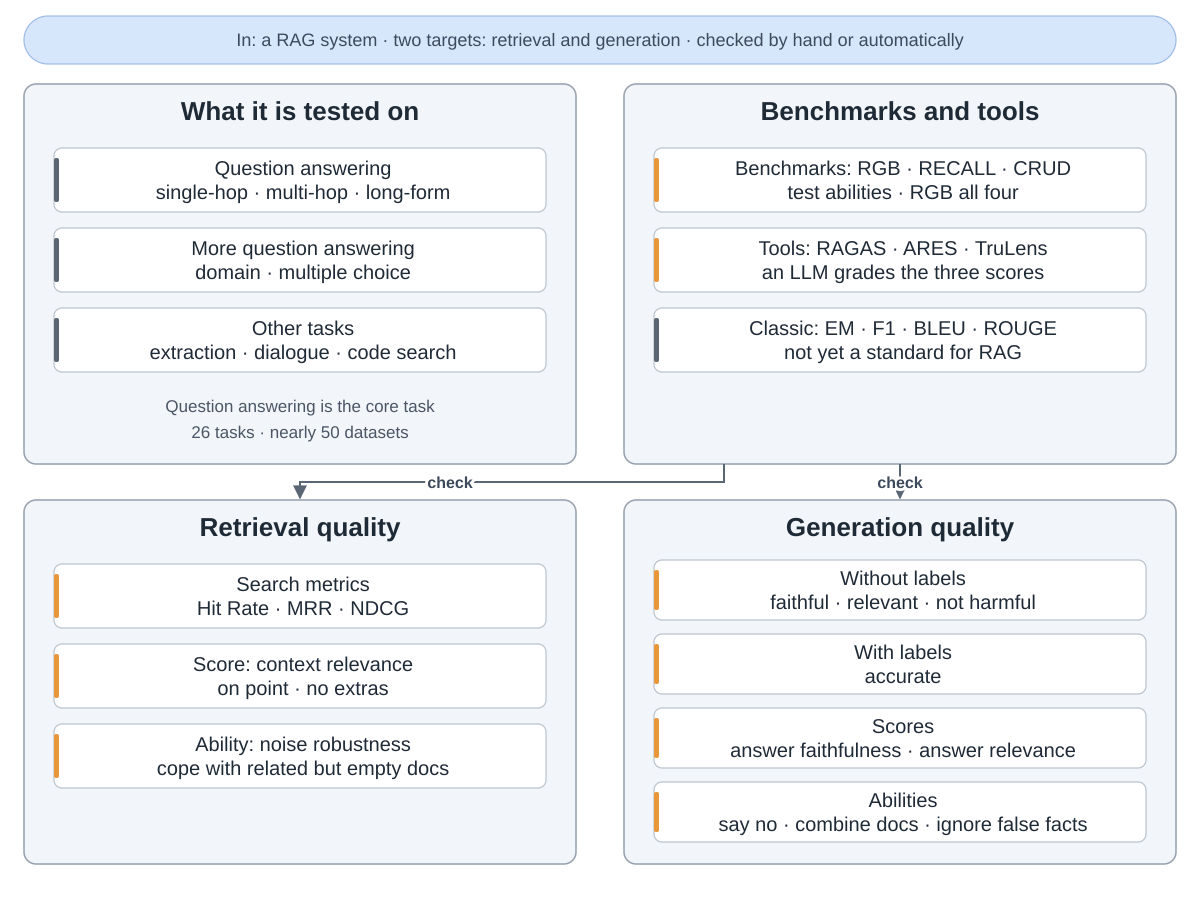

Here is the Python script that generated this plot:
"""Checking a RAG system: what it is tested on, the two targets (retrieval and generation quality)
with their metrics, quality scores and abilities, and the benchmarks and tools that check them.
A catalogue: unnumbered groups, one labelled relation arrow ("check"), no steps.
Drawn from Gao et al., "Retrieval-Augmented Generation for Large Language Models: A Survey",
arXiv:2312.10997v5 (Section VI Task and Evaluation, Tables II-IV; task and dataset count in Section I).
Run: python3 eval.py"""
import sys
from pathlib import Path

sys.path.insert(0, str(Path(__file__).resolve().parents[2] / "tools"))
from archdiagram import Diagram, L, R, GW, T1, H1, T2, H2  # noqa: E402

d = Diagram("Checking a RAG system",
            "In: a RAG system to check, on two targets, retrieval and generation, either by hand or "
            "automatically. "
            "What it is tested on: question answering is the core task, single-hop, multi-hop and long-form, "
            "plus domain questions and multiple choice; other tasks include information extraction, dialogue "
            "and code search. The survey counts 26 tasks and nearly 50 datasets. "
            "Benchmarks and tools check both targets: the benchmarks RGB, RECALL and CRUD test RAG's "
            "abilities, and only RGB covers all four; the tools RAGAS, ARES and TruLens use an LLM to grade "
            "the three quality scores. "
            "Classic metrics such as EM, F1, BLEU and ROUGE are traditional and not yet a standard for RAG. "
            "Retrieval quality: search metrics Hit Rate, MRR and NDCG; the score context relevance, meaning "
            "the retrieved text is on point with no extras; and the ability noise robustness, meaning the "
            "system copes with documents that are related to the question but hold nothing useful. "
            "Generation quality: without labels, the answer should be faithful, relevant and not harmful; "
            "with labels, it should be accurate. The scores answer faithfulness and answer relevance. "
            "Three abilities: negative rejection, saying no when the documents lack the answer; information "
            "integration, combining several documents; and counterfactual robustness, ignoring known "
            "false facts in the documents.")

d.pill(L, 16, 1152, 48, "In: a RAG system · two targets: retrieval and generation · checked by hand or automatically")

d.group(L, T1, GW, H1, "What it is tested on")
d.column(L, T1, [("Question answering|single-hop · multi-hop · long-form", "data"),
                 ("More question answering|domain · multiple choice", "data"),
                 ("Other tasks|extraction · dialogue · code search", "data")])
d.notes(L, T1, H1, "Question answering is the core task", "26 tasks · nearly 50 datasets")

d.group(R, T1, GW, H1, "Benchmarks and tools")
d.column(R, T1, [("Benchmarks: RGB · RECALL · CRUD|test abilities · RGB all four", "critic"),
                 ("Tools: RAGAS · ARES · TruLens|an LLM grades the three scores", "critic"),
                 ("Classic: EM · F1 · BLEU · ROUGE|not yet a standard for RAG", "data")])

d.group(L, T2, GW, H2, "Retrieval quality")
d.column(L, T2, [("Search metrics|Hit Rate · MRR · NDCG", "critic"),
                 ("Score: context relevance|on point · no extras", "critic"),
                 ("Ability: noise robustness|cope with related but empty docs", "critic")])

d.group(R, T2, GW, H2, "Generation quality")
d.column(R, T2, [("Without labels|faithful · relevant · not harmful", "critic"),
                 ("With labels|accurate", "critic"),
                 ("Scores|answer faithfulness · answer relevance", "critic"),
                 ("Abilities|say no · combine docs · ignore false facts", "critic")],
         h=60, gap=14, first=60)

# Benchmarks and tools check both targets.
d.arrow(f"M{R + 276} {T1 + H1}V{T2 - 2}", label="check", at=(R + 276, T1 + H1 + 24))
d.arrow(f"M{R + 100} {T1 + H1}V{T1 + H1 + 18}H{L + GW / 2}V{T2 - 2}", label="check", at=(450, T1 + H1 + 24))

d.save(Path(__file__).with_name("eval.svg"))
